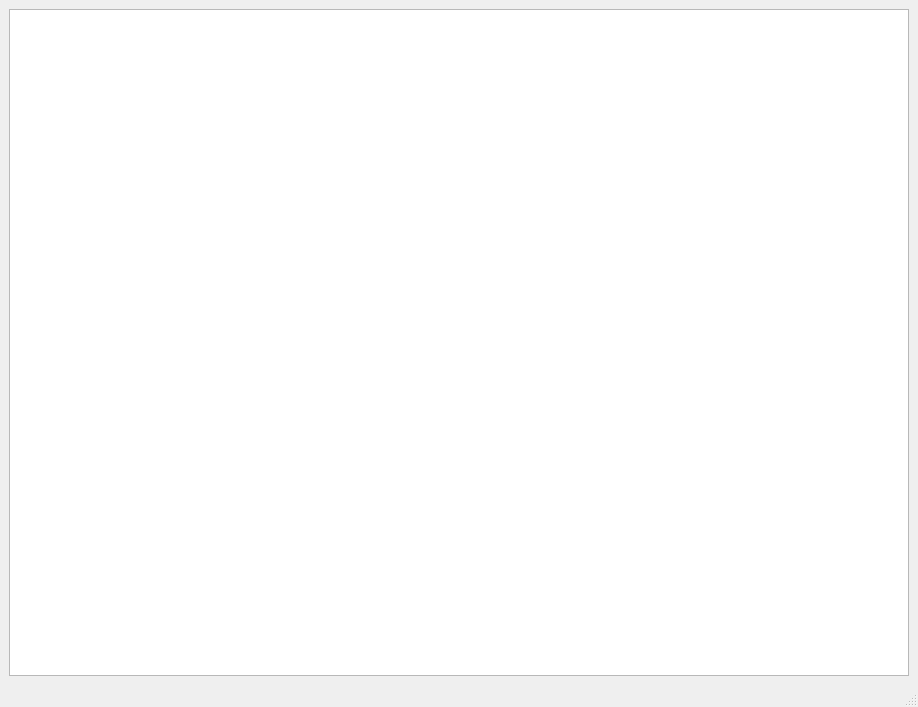
<?xml version="1.0" encoding="UTF-8"?>
<ui version="4.0">
 <class>MainWindow</class>
 <widget class="QMainWindow" name="MainWindow">
  <property name="geometry">
   <rect>
    <x>0</x>
    <y>0</y>
    <width>918</width>
    <height>707</height>
   </rect>
  </property>
  <property name="windowTitle">
   <string>MainWindow</string>
  </property>
  <widget class="QWidget" name="centralwidget">
   <layout class="QGridLayout" name="gridLayout">
    <item row="0" column="0">
     <widget class="QPlainTextEdit" name="plainTextEdit"/>
    </item>
   </layout>
  </widget>
  <widget class="QStatusBar" name="statusbar"/>
 </widget>
 <resources/>
 <connections/>
</ui>
